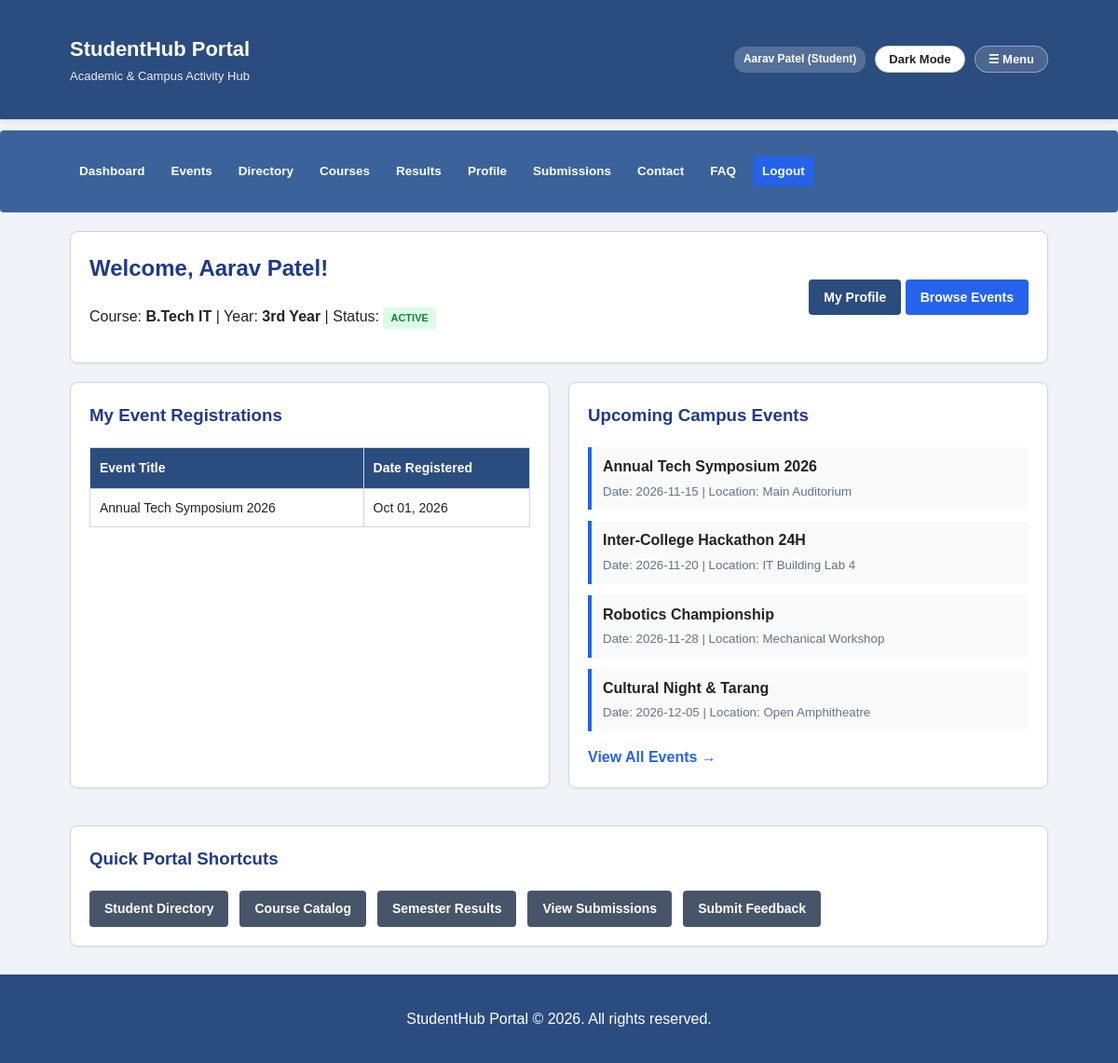
The app's page /dashboard.php (signed in) with its own data.
### tables this page shows
CREATE TABLE IF NOT EXISTS students (
    id INT AUTO_INCREMENT PRIMARY KEY,
    user_id INT NULL,
    name VARCHAR(100) NOT NULL,
    email VARCHAR(100) NOT NULL UNIQUE,
    phone VARCHAR(20) NOT NULL,
    gender VARCHAR(20) NOT NULL,
    course VARCHAR(50) NOT NULL,
    year VARCHAR(20) NOT NULL,
    status ENUM('active', 'inactive') DEFAULT 'active',
    created_at TIMESTAMP DEFAULT CURRENT_TIMESTAMP,
    FOREIGN KEY (user_id) REFERENCES users(id) ON DELETE SET NULL
);

CREATE TABLE IF NOT EXISTS registrations (
    id INT AUTO_INCREMENT PRIMARY KEY,
    student_name VARCHAR(100) NOT NULL,
    student_email VARCHAR(100) NOT NULL,
    event_title VARCHAR(150) NOT NULL,
    course VARCHAR(50) NOT NULL,
    registered_at TIMESTAMP DEFAULT CURRENT_TIMESTAMP
);

CREATE TABLE IF NOT EXISTS events (
    id INT AUTO_INCREMENT PRIMARY KEY,
    title VARCHAR(150) NOT NULL,
    category VARCHAR(50) NOT NULL,
    event_date DATE NOT NULL,
    location VARCHAR(150) NOT NULL,
    poster VARCHAR(255) NULL,
    status ENUM('open', 'closed') DEFAULT 'open',
    description TEXT NULL,
    created_at TIMESTAMP DEFAULT CURRENT_TIMESTAMP
);

### dashboard.php (the view, shortened to what this page needs)
<?php
require_once "db.php";
$userEmail = $_SESSION['email'];
$stmt = mysqli_prepare($conn, "SELECT * FROM students WHERE email = ? LIMIT 1");
mysqli_stmt_bind_param($stmt, "s", $userEmail);
mysqli_stmt_execute($stmt);
$res = mysqli_stmt_get_result($stmt);
$student = mysqli_fetch_assoc($res);
$eventsRes = mysqli_query($conn, "SELECT * FROM events WHERE status = 'open' ORDER BY event_date ASC LIMIT 4");
$regStmt = mysqli_prepare($conn, "SELECT * FROM registrations WHERE student_email = ? ORDER BY registered_at DESC");
mysqli_stmt_bind_param($regStmt, "s", $userEmail);
mysqli_stmt_execute($regStmt);
$myRegistrations = mysqli_stmt_get_result($regStmt);
?>
<!DOCTYPE html>
<html lang="en">
<head>
    <link rel="stylesheet" href="style.css">
</head>
<body>
<?php include "navbar.php"; ?>
<main class="container">
    <div class="box" style="margin-top: 20px;">
        <div style="display: flex; justify-content: space-between; align-items: center; flex-wrap: wrap; gap: 10px;">
            <div>
                <h2>Welcome, <?php echo htmlspecialchars($_SESSION['name']); ?>!</h2>
                <p>Course: <strong><?php echo htmlspecialchars($student['course'] ?? 'B.Tech IT'); ?></strong> | Year: <strong><?php echo htmlspecialchars($student['year'] ?? '3rd Year'); ?></strong> | Status: <span class="badge badge-success"><?php echo htmlspecialchars($student['status'] ?? 'Active'); ?></span></p>
            </div>
            <div>
                <a href="profile.php" class="btn">My Profile</a>
                <a href="events.html" class="btn" style="background: #2563eb;">Browse Events</a>
            </div>
        </div>
    </div>
    <div style="display: grid; grid-template-columns: repeat(auto-fit, minmax(280px, 1fr)); gap: 20px; margin-top: 20px;">
        <div class="box">
            <h3>My Event Registrations</h3>
            <?php if (mysqli_num_rows($myRegistrations) > 0): ?>
                <table style="width: 100%; margin-top: 10px;">
                    <thead>
                        <tr>
                            <th>Event Title</th>
                            <th>Date Registered</th>
                        </tr>
                    </thead>
                    <tbody>
                        <?php while ($reg = mysqli_fetch_assoc($myRegistrations)): ?>
                            <tr>
                                <td><?php echo htmlspecialchars($reg['event_title']); ?></td>
                                <td><?php echo htmlspecialchars(date('M d, Y', strtotime($reg['registered_at']))); ?></td>
                            </tr>
                        <?php endwhile; ?>
                    </tbody>
                </table>
            <?php else: ?>
                <p style="color: #64748b; margin-top: 10px;">You have not registered for any events yet.</p>
                <a href="events.html" class="btn" style="margin-top: 10px;">Explore Campus Events</a>
            <?php endif; ?>
        </div>
        <div class="box">
            <h3>Upcoming Campus Events</h3>
            <div style="display: flex; flex-direction: column; gap: 12px; margin-top: 10px;">
                <?php while ($ev = mysqli_fetch_assoc($eventsRes)): ?>
                    <div style="border-left: 4px solid #2563eb; padding: 8px 12px; background: rgba(0,0,0,0.02); border-radius: 0 4px 4px 0;">
                        <strong><?php echo htmlspecialchars($ev['title']); ?></strong><br>
                        <small style="color: #64748b;">Date: <?php echo htmlspecialchars($ev['event_date']); ?> | Location: <?php echo htmlspecialchars($ev['location']); ?></small>
                    </div>
                <?php endwhile; ?>
            </div>
            <a href="events.html" style="display: inline-block; margin-top: 15px; font-weight: bold;">View All Events &rarr;</a>
        </div>
    </div>
    <div class="box" style="margin-top: 20px;">
        <h3>Quick Portal Shortcuts</h3>
        <div style="display: flex; gap: 12px; flex-wrap: wrap; margin-top: 10px;">
            <a href="directory.html" class="btn" style="background: #475569;">Student Directory</a>
            <a href="courses.html" class="btn" style="background: #475569;">Course Catalog</a>
            <a href="results.html" class="btn" style="background: #475569;">Semester Results</a>
            <a href="view_submissions.php" class="btn" style="background: #475569;">View Submissions</a>
            <a href="feedback.html" class="btn" style="background: #475569;">Submit Feedback</a>
        </div>
    </div>
</main>
<footer>
    <div class="container footer-content">
        <p>StudentHub Portal &copy; 2026. All rights reserved.</p>
    </div>
</footer>
</body>
</html>

### style.css (style rules this page uses)
:root { --bg-color: #f0f4f8; --text-color: #222222; --card-bg: #ffffff; --card-border: #d1d5db; --header-bg: #2b4c7e; --header-text: #ffffff; --nav-bg: #3b629b; --nav-link: #ffffff; --accent-blue: #1e3a8a; --btn-bg: #2b4c7e; --btn-hover: #1e355b; --input-bg: #ffffff; --table-header-bg: #2b4c7e; --table-stripe: #f8fafc; }
* { box-sizing: border-box; }
body { font-family: Arial, sans-serif; margin: 0; padding: 0; background-color: var(--bg-color); color: var(--text-color); line-height: 1.6; transition: background-color 0.25s ease, color 0.25s ease; }
a { color: #2563eb; text-decoration: none; }
.container { width: 90%; max-width: 1050px; margin: 20px auto; }
.box, .page-intro, .controls-box, .event-card, .form-box, .form-card, .faq-item { background-color: var(--card-bg); border: 1px solid var(--card-border); border-radius: 8px; padding: 20px; margin-bottom: 20px; box-shadow: 0 1px 3px rgba(0,0,0,0.05); }
.page-intro h2, .box h2, .box h3, .form-box h2, .form-card h2 { color: var(--accent-blue); margin-top: 0; }
.badge { display: inline-block; padding: 3px 8px; border-radius: 4px; font-size: 11px; font-weight: bold; text-transform: uppercase; }
.badge-success { background: #dcfce7; color: #15803d; }
.btn, button.btn { display: inline-block; background-color: var(--btn-bg); color: #ffffff !important; padding: 8px 16px; text-decoration: none !important; border-radius: 4px; border: none; cursor: pointer; font-size: 14px; font-weight: bold; transition: background-color 0.2s ease; }
table { width: 100%; border-collapse: collapse; margin-top: 15px; font-size: 14px; }
table, th, td { border: 1px solid var(--card-border); }
th { background-color: var(--table-header-bg); color: #ffffff; text-align: left; padding: 10px; }
td { padding: 9px 10px; }
footer { background-color: var(--header-bg); color: #ffffff; text-align: center; padding: 15px; margin-top: 30px; }

### records on screen
students: course "B.Tech IT", year "3rd Year", status "ACTIVE"
registrations: event_title "Annual Tech Symposium 2026", registered_at "Oct 01, 2026"
events: title "Annual Tech Symposium 2026", event_date "2026-11-15", location "Main Auditorium"
events: title "Inter-College Hackathon 24H", event_date "2026-11-20", location "IT Building Lab 4"
events: title "Robotics Championship", event_date "2026-11-28", location "Mechanical Workshop"
events: title "Cultural Night & Tarang", event_date "2026-12-05", location "Open Amphitheatre"

### other values on screen
$userName "Aarav Patel"
$userRole "Student"
$_SESSION['name'] "Aarav Patel"
